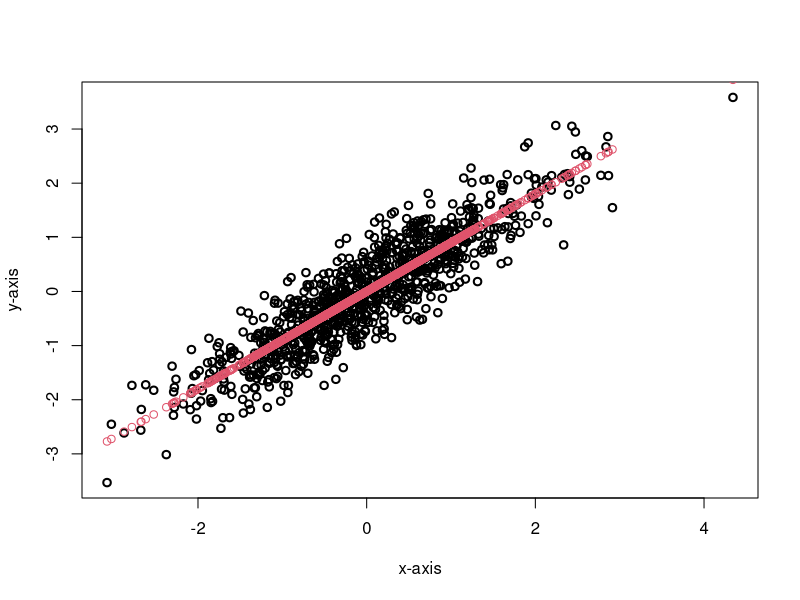

This chart was generated by the following R code:
## ---- chunk 1
knitr::opts_knit$set(root.dir = 'C:/Users/neide/OneDrive/Documents/GitHub/BEwebinar/Data')
## ---- chunk 2
rho <- .9
mat <- matrix(c(1,rho,0,sqrt(1-rho^2)),2,2)
z <- rnorm(2000)
x <- mat %*% matrix(z,2,1000)
plot(x=x[1,],y=x[2,],xlab="x-axis",ylab="y-axis",axes=TRUE,lwd=2)
proj <- rho*x[1,]
points(x=x[1,],y=proj,col=2)
## ---- chunk 3
print(var(proj-x[2,]))
print(1 - rho^2)
